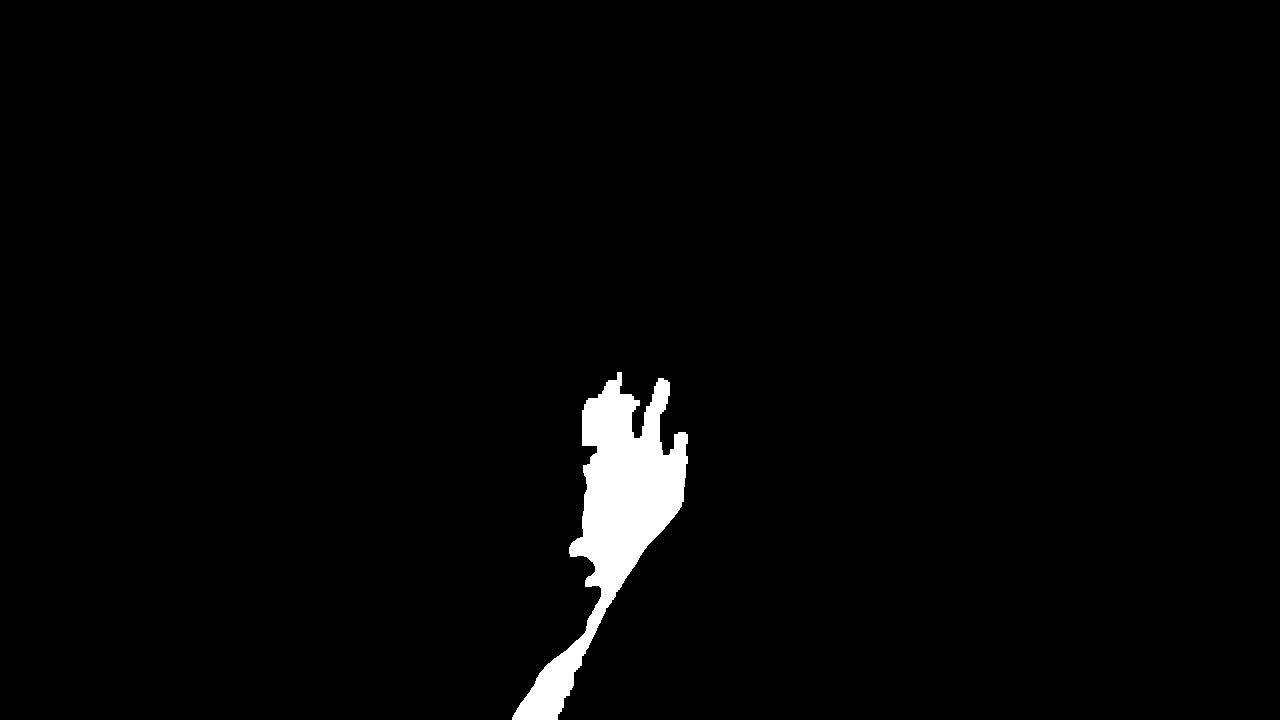
#> input picture masks/video1/mask_frame_10.png, 1280 x 720 px, found by its file name; its folder holds only this picture in this run
$ python fingertip_extractor.py
#> lines starting #> are read from the running program, lines starting #| are printed output that depends on the picture; after the words box and inside, x2 and y2 are one past the last pixel; in counts of white or black regions, pixels touching at a corner belong together
#> in process_masks, `hand_mask = cv2.imread(mask_path, 0)`: hand_mask: shape (720, 1280); 2.1% white; 1 white region, box (x1, y1, x2, y2) and area: (512, 372, 688, 720) 19036
import cv2
import numpy as np
import os

class FingerExtractor:
    def __init__(self):
        pass


        def extract_hands_mask(self, frame, background):
            """
            Extract a binary mask of hands from the given frame.
            Args:
                frame (numpy.ndarray): The current frame of the video.
                background (numpy.ndarray): The static background image without hands.
            Returns:
                numpy.ndarray: A binary mask where hands are white (255) and the rest is black (0).
            """
            # 1. Background subtraction to isolate moving objects (hands)
            diff = cv2.absdiff(frame, background)
            diff_gray = cv2.cvtColor(diff, cv2.COLOR_BGR2GRAY)
            _, thresh = cv2.threshold(diff_gray, 30, 255, cv2.THRESH_BINARY)
            # 2. Apply a YCrCb color filter to isolate skin tones
            ycrcb = cv2.cvtColor(frame, cv2.COLOR_BGR2YCrCb)
            mask = cv2.inRange(ycrcb, self.lower_ycrcb, self.upper_ycrcb)
            # 3. Combine the background subtraction mask and the color filter mask
            combined_mask = cv2.bitwise_and(thresh, mask)
            # 4. Apply morphological operations (erosion and dilation) to reduce noise
            kernel = np.ones((5, 5), np.uint8)
            combined_mask = cv2.erode(combined_mask, kernel, iterations=1)
            combined_mask = cv2.dilate(combined_mask, kernel, iterations=1)
            return combined_mask

    def extract_fingers(self, hand_mask):
        """
        Extract fingertip coordinates from the given hand mask using convex hull and local extrema methods.

        Args:
            hand_mask (numpy.ndarray): Binary mask of a hand.

        Returns:
            list: A list of fingertip coordinates for the hand mask.
        """
        # Preprocess mask to reduce noise
        kernel = np.ones((5, 5), np.uint8)
        processed_mask = cv2.morphologyEx(hand_mask, cv2.MORPH_CLOSE, kernel)
        processed_mask = cv2.erode(processed_mask, kernel, iterations=1)
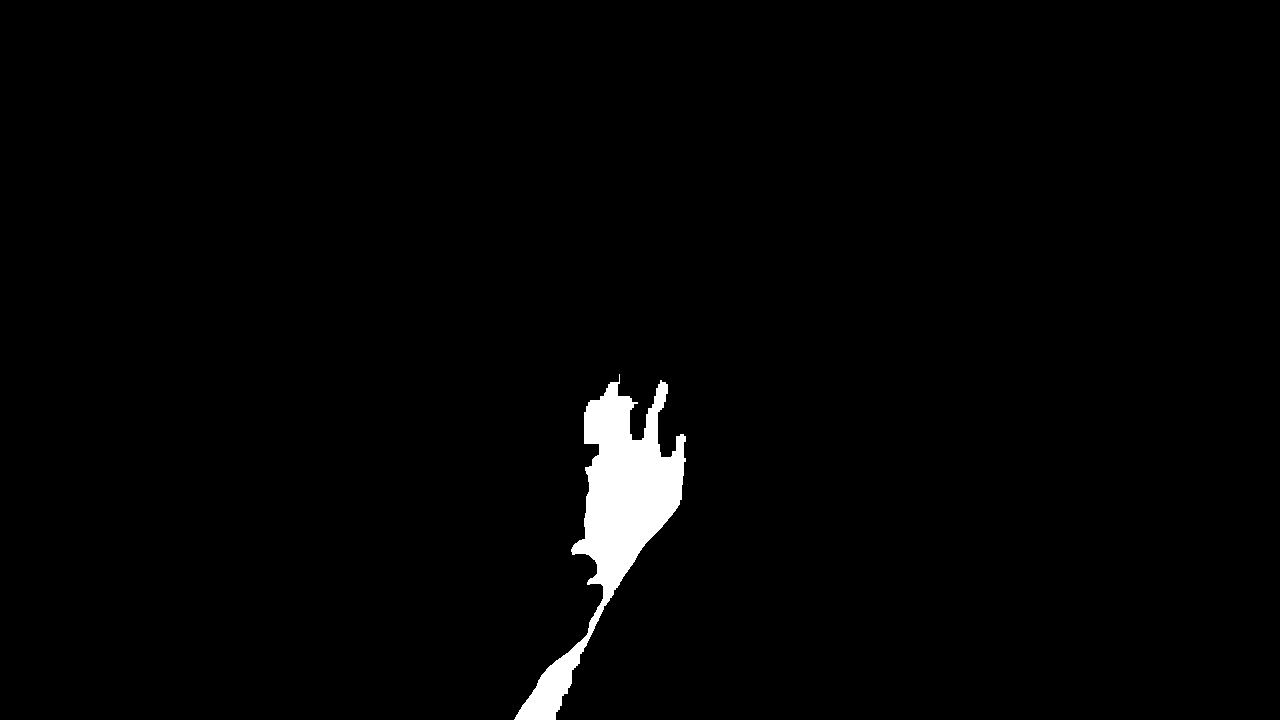
#> processed_mask: shape (720, 1280); 1.8% white; 1 white region

        fingertips = []
        contours, _ = cv2.findContours(processed_mask, cv2.RETR_EXTERNAL, cv2.CHAIN_APPROX_SIMPLE)
#> contours = 1 contour; box (x1, y1, x2, y2) and area: (514, 374, 686, 720) 15822
        if len(contours) > 0:
            contour = max(contours, key=cv2.contourArea)
#> contour = contour of 408 points, box (x1, y1, x2, y2) (514, 374, 686, 720), area 15822

            # Convexity Defects Method
            hull = cv2.convexHull(contour, returnPoints=False)
#> hull = [354, 351, 348, 313, 306, 299, 296, 165, 164, 26, 23, 20, 17, 3, 0]
            if hull is not None and len(hull) > 3:
                try:
                    defects = cv2.convexityDefects(contour, hull)
#> defects = 14 rows, first 6: [354, 0, 382, 16256], [0, 3, 2, 1361], [3, 17, 16, 1541], [17, 20, 18, 181], [20, 23, 21, 343], [23, 26, 24, 405]
                    if defects is not None:
                        for i in range(defects.shape[0]):
                            s, e, f, d = defects[i, 0]
                            start = tuple(contour[s][0])
                            end = tuple(contour[e][0])
                            far = tuple(contour[f][0])
                            angle = self.calculate_angle(start, end, far)
                            if angle < np.pi / 2:  # Threshold to detect fingertip candidates
                                fingertips.append(start)
                                fingertips.append(end)
#> this loop made 14 passes
#> (s, e, f, d, start, end, far, a in calculate_angle) on passes 1 to 10: (354, 0, 382, 16256, (661, 380), (619, 374), (632, 440), 66.64), (0, 3, 2, 1361, (619, 374), (610, 382), (618, 382), 8.06), (3, 17, 16, 1541, (610, 382), (590, 400), (599, 400), 21.1), (17, 20, 18, 181, (590, 400), (588, 402), (590, 401), 1), (20, 23, 21, 343, (588, 402), (586, 406), (588, 405), 3), (23, 26, 24, 405, (586, 406), (584, 412), (586, 411), 5), (26, 164, 97, 15328, (584, 412), (514, 719), (603, 598), 187), (165, 296, 240, 3808, (555, 719), (679, 504), (603, 606), 122.8), (296, 299, 297, 380, (679, 504), (681, 499), (679, 500), 4), (299, 306, 304, 482, (681, 499), (685, 461), (683, 462), 37.05)
#> after the loop, fingertips = [(661, 380), (619, 374), (685, 436), (667, 384)]
                except cv2.error as e:
                    print(f"Error in convexityDefects: {e}")

            # Local Extrema Method
            local_extrema = self.find_local_extrema(contour)
            fingertips.extend(local_extrema)

            # Filter unique fingertips by distance
            fingertips = self.filter_fingertips(fingertips)

        return fingertips

    def find_local_extrema(self, contour):
        """
        Find local extrema points on the contour.

        Args:
            contour (numpy.ndarray): Contour of the hand.

        Returns:
            list: List of local extrema points.
        """
        extrema = []
        for i in range(1, len(contour) - 1):
            prev = contour[i - 1][0]
            curr = contour[i][0]
            next = contour[i + 1][0]
            if curr[1] < prev[1] and curr[1] < next[1]:  # Detect local minima (potential fingertips)
                extrema.append(tuple(curr))
#> this loop made 406 passes
#> (prev, curr, next) on passes 1 to 3: ([619, 374], [619, 381], [618, 382]), ([619, 381], [618, 382], [610, 382]), ([618, 382], [610, 382], [610, 383])
#> after the loop, extrema = []
        return extrema

    def calculate_angle(self, pt1, pt2, pt3):
        """
        Calculate the angle formed by three points.

        Args:
            pt1, pt2, pt3 (tuple): Points in the format (x, y).

        Returns:
            float: Angle in radians.
        """
        a = np.linalg.norm(np.array(pt1) - np.array(pt3))
        b = np.linalg.norm(np.array(pt2) - np.array(pt3))
        c = np.linalg.norm(np.array(pt1) - np.array(pt2))
        angle = np.arccos((a**2 + b**2 - c**2) / (2 * a * b))
        return angle

    def filter_fingertips(self, points, min_distance=40):
        """
        Remove duplicate fingertip candidates based on a distance threshold.

        Args:
            points (list): List of fingertip points.
            min_distance (int): Minimum pixel distance to consider points unique.

        Returns:
            list: Filtered unique fingertip points.
        """
#> called with min_distance = 40
        filtered = []
        for pt in points:
            if all(np.linalg.norm(np.array(pt) - np.array(existing)) > min_distance for existing in filtered):
                filtered.append(pt)
#> this loop made 4 passes
#> after the loop, filtered = [(661, 380), (619, 374), (685, 436)]
        return filtered


def process_masks(video_name):
    """
    Process all hand masks for a video, extract fingertips, and visualize results.

    Args:
        video_name (str): Name of the video folder containing hand masks.

    Returns:
        None
    """
    masks_dir = f"masks/{video_name}"
    output_file = f"fingertips/{video_name}_fingertips.txt"
    visualization_dir = f"fingertips/visualizations/{video_name}"

    os.makedirs("fingertips", exist_ok=True)
    os.makedirs(visualization_dir, exist_ok=True)

    if not os.path.exists(masks_dir):
        print("Error: Mask directory does not exist. Run the HandsExtractor first.")
        return

    finger_extractor = FingerExtractor()
    with open(output_file, "w") as f:
        for mask_name in sorted(os.listdir(masks_dir)):
            mask_path = os.path.join(masks_dir, mask_name)
            hand_mask = cv2.imread(mask_path, 0)
            if hand_mask is None:
                print(f"Warning: Could not load mask {mask_name}. Skipping.")
                continue

            fingertips = finger_extractor.extract_fingers(hand_mask)
#> fingertips = [(661, 380), (619, 374), (685, 436)]
            f.write(f"{mask_name}: {fingertips}\n")

            visualization = cv2.cvtColor(hand_mask, cv2.COLOR_GRAY2BGR)
#> visualization is the input picture: shape (720, 1280, 3); 2.1% white; 1 white region, box (x1, y1, x2, y2) and area: (512, 372, 688, 720) 19036
            for tip in fingertips:
                cv2.circle(visualization, tip, 5, (0, 0, 255), -1)
#> this loop made 3 passes
#> visualization: shape (720, 1280, 3); 0.03% of pixels changed, all inside (x1, y1, x2, y2) = (614, 369, 691, 442)

            visualization_path = os.path.join(visualization_dir, f"visual_{mask_name}")
            cv2.imwrite(visualization_path, visualization)

    print(f"All fingertip coordinates saved to {output_file}.")
    print(f"Visualizations saved to {visualization_dir}.")


if __name__ == "__main__":
    video_name = "video1"  # Replace with the name of your video folder
    process_masks(video_name)
